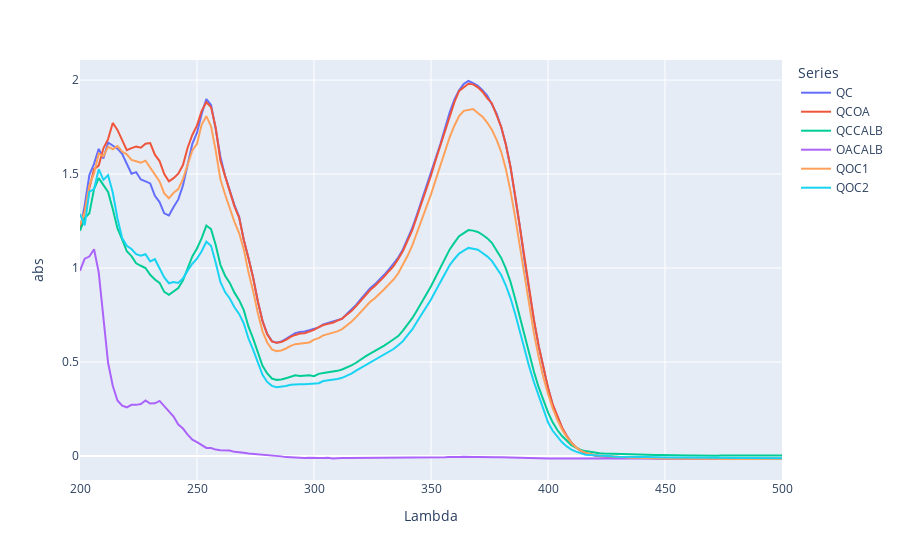

Source (notebook cell):
### Markdown cell above
### ***120 horas 200 rpm 50 °C***

### Code cell
# Define the file path for different operating systems
file_path = r'D:/OneDog/OneDrive/IrohLabs/JOE/JoeVV/df/120h.csv'

# Adjust file path for Unix-like systems (Linux, macOS) if necessary
if os.name != 'nt':  # 'nt' is the name for Windows systems
    file_path = file_path.replace('D:', '/mnt/d').replace('\\', '/')

# Load the data
df = pd.read_csv(file_path)

# Melt the DataFrame to long format
df_melted = df.melt(id_vars=['Lambda'], var_name='Series', value_name='abs')

# Create the line plot
fig = px.line(df_melted, x='Lambda', y='abs', color='Series')

# Show the plot
fig.show()

### Figure 1 — Plotly figure (JSON) as saved in the notebook; plotly's stock layout.template omitted (floating-point values rounded to 4 significant figures; data arrays with more than 128 entries replaced by an {"elided": "..."} marker saying what was removed)
{"data": [{"hovertemplate": "Series=QC<br>Lambda=%{x}<br>abs=%{y}<extra></extra>", "legendgroup": "QC", "line": {"color": "#636efa", "dash": "solid"}, "marker": {"symbol": "circle"}, "mode": "lines", "name": "QC", "orientation": "v", "showlegend": true, "type": "scatter", "x": {"elided": "151 int values"}, "xaxis": "x", "y": {"elided": "151 float values"}, "yaxis": "y"}, {"hovertemplate": "Series=QCOA<br>Lambda=%{x}<br>abs=%{y}<extra></extra>", "legendgroup": "QCOA", "line": {"color": "#EF553B", "dash": "solid"}, "marker": {"symbol": "circle"}, "mode": "lines", "name": "QCOA", "orientation": "v", "showlegend": true, "type": "scatter", "x": {"elided": "151 int values"}, "xaxis": "x", "y": {"elided": "151 float values"}, "yaxis": "y"}, {"hovertemplate": "Series=QCCALB<br>Lambda=%{x}<br>abs=%{y}<extra></extra>", "legendgroup": "QCCALB", "line": {"color": "#00cc96", "dash": "solid"}, "marker": {"symbol": "circle"}, "mode": "lines", "name": "QCCALB", "orientation": "v", "showlegend": true, "type": "scatter", "x": {"elided": "151 int values"}, "xaxis": "x", "y": {"elided": "151 float values"}, "yaxis": "y"}, {"hovertemplate": "Series=OACALB<br>Lambda=%{x}<br>abs=%{y}<extra></extra>", "legendgroup": "OACALB", "line": {"color": "#ab63fa", "dash": "solid"}, "marker": {"symbol": "circle"}, "mode": "lines", "name": "OACALB", "orientation": "v", "showlegend": true, "type": "scatter", "x": {"elided": "151 int values"}, "xaxis": "x", "y": {"elided": "151 float values"}, "yaxis": "y"}, {"hovertemplate": "Series=QOC1<br>Lambda=%{x}<br>abs=%{y}<extra></extra>", "legendgroup": "QOC1", "line": {"color": "#FFA15A", "dash": "solid"}, "marker": {"symbol": "circle"}, "mode": "lines", "name": "QOC1", "orientation": "v", "showlegend": true, "type": "scatter", "x": {"elided": "151 int values"}, "xaxis": "x", "y": {"elided": "151 float values"}, "yaxis": "y"}, {"hovertemplate": "Series=QOC2<br>Lambda=%{x}<br>abs=%{y}<extra></extra>", "legendgroup": "QOC2", "line": {"color": "#19d3f3", "dash": "solid"}, "marker": {"symbol": "circle"}, "mode": "lines", "name": "QOC2", "orientation": "v", "showlegend": true, "type": "scatter", "x": {"elided": "151 int values"}, "xaxis": "x", "y": {"elided": "151 float values"}, "yaxis": "y"}], "layout": {"autosize": true, "legend": {"title": {"text": "Series"}, "tracegroupgap": 0}, "margin": {"t": 60}, "xaxis": {"anchor": "y", "autorange": true, "domain": [0, 1], "range": [200, 500], "title": {"text": "Lambda"}, "type": "linear"}, "yaxis": {"anchor": "x", "autorange": true, "domain": [0, 1], "range": [-0.1277, 2.107], "title": {"text": "abs"}, "type": "linear"}}}
